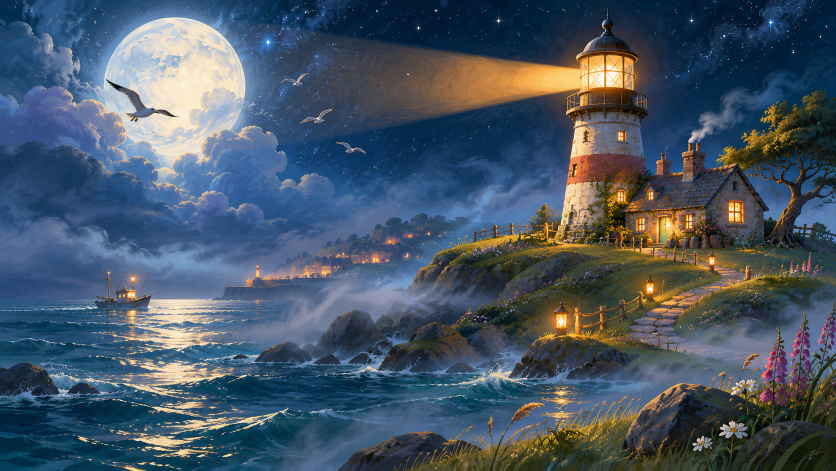
#> input picture assets-source/concept-approved.png, 1672 x 941 px (shown at 1/2 size)
$ python export.py
#> lines starting #> are read from the running program, lines starting #| are printed output that depends on the picture
"""Offline source-art export. No runtime dependency; reproducible original layers.
Uses user-approved original ChatGPT-generated concept paintings as source textures.
Run from the repository root with: python generate_assets.py
"""
from PIL import Image,ImageDraw,ImageFilter,ImageEnhance
from pathlib import Path
import math, random

ROOT=Path(__file__).resolve().parent.parent
A=ROOT/'cmd/lighthousekeeper/assets'; A.mkdir(parents=True,exist_ok=True)
R=3; random.seed(5731)
CONCEPTS=ROOT/'assets-source'
W,H=1920,1440

# Fully original repainting from approved concept colour palette and water texture.
# Sky gets its clouds and moon from an original concept, but no hero/gameplay objects.
sky=Image.new('RGBA',(W,800)); sd=ImageDraw.Draw(sky)
#> after `sky = Image.new('RGBA', (W, 800))`: sky: PIL image 1920x800 RGBA; every value is 0
for y in range(800):
 t=y/800
 sd.line((0,y,W,y),fill=(int(8+12*t),int(19+23*t),int(44+40*t),255))
# Impressionistic clusters of softened blue night clouds, seeded, separately behind gameplay objects.
cloud=Image.new('RGBA',(W,800)); cd=ImageDraw.Draw(cloud,'RGBA')
for i in range(280):
 x=random.randint(-120,2040);y=random.randint(40,680)
 rx=random.randint(32,160); ry=random.randint(10,45)
 tint=random.choice([(95,118,159,22),(86,100,154,26),(120,108,165,20),(60,102,139,26)])
 cd.ellipse((x-rx,y-ry,x+rx,y+ry),fill=tint)
cloud=cloud.filter(ImageFilter.GaussianBlur(26));sky=Image.alpha_composite(sky,cloud)
# Moon sampled from generated concept as unaltered piece of the approved art set.
moon_src=Image.open(CONCEPTS/'concept-approved.png').convert('RGBA')
# moon in source approx x(250..480), y(30..300). Soft mask cutout, then circular recrop.
moon=moon_src.crop((270,35,490,255)).resize((285,285),Image.Resampling.LANCZOS)
mask=Image.new('L',(285,285));md=ImageDraw.Draw(mask);md.ellipse((20,20,265,265),fill=245)
#> after `mask = Image.new('L', (285, 285))`: mask: PIL image 285x285 L; every value is 0
mask=mask.filter(ImageFilter.GaussianBlur(15));moon.putalpha(mask)
glow=Image.new('RGBA',(W,800));gd=ImageDraw.Draw(glow,'RGBA')
for i in range(190,0,-6):
 a=max(0,int(30*(1-i/200)**1.5))
 gd.ellipse((330-i,176-i,330+i,176+i),fill=(215,205,152,a))
glow=glow.filter(ImageFilter.GaussianBlur(24));sky=Image.alpha_composite(sky,glow)
sky.alpha_composite(moon,(185,32))
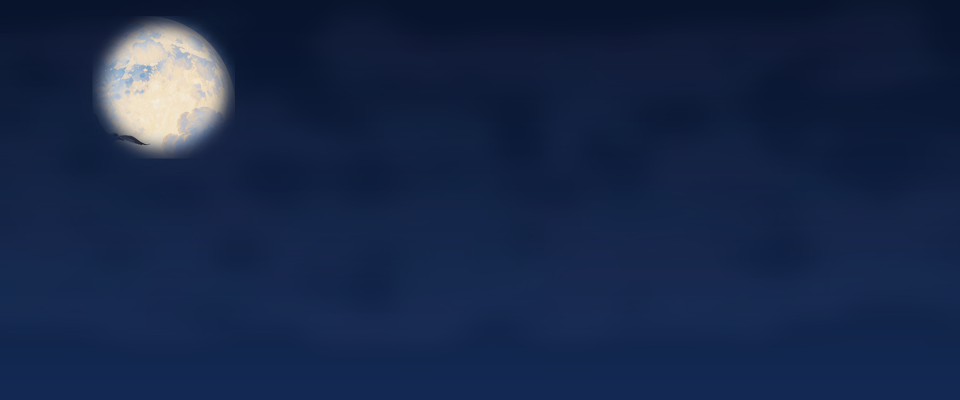
#> sky: PIL image 1920x800 RGBA (shown at 1/2 size); mean R, G, B, A 23.8, 39.4, 72.1, 255
# star field: size/brightness vary; keep calm and small.
stars=ImageDraw.Draw(sky,'RGBA')
for i in range(420):
 x=random.randrange(W);y=random.randrange(660)
 if (x-330)**2+(y-176)**2 < 160**2:continue
 radius=random.choice([1,1,1,2,2,3]); opacity=random.randint(95,240)
 stars.ellipse((x-radius,y-radius,x+radius,y+radius),fill=(221,239,253,opacity))
 if radius>=3:
  stars.line((x-7,y,x+7,y),fill=(210,224,255,opacity//2),width=1)
  stars.line((x,y-7,x,y+7),fill=(210,224,255,opacity//2),width=1)

# Sea: original hand-made textured ocean, using thousands of economical strokes pre-rendered offline.
water=Image.new('RGBA',(W,650));wd=ImageDraw.Draw(water,'RGBA')
#> after `water = Image.new('RGBA', (W, 650))`: water: PIL image 1920x650 RGBA; every value is 0
for y in range(650):
 t=y/650
 wd.line((0,y,W,y),fill=(int(12+5*t),int(55+18*t),int(81+18*t),255))
for i in range(6500):
 x=random.randrange(-10,W);y=random.randrange(650)
 width=random.randint(8,100); thickness=random.choice([1,1,2,3])
 c=random.choice([(121,178,199,39),(149,194,195,36),(9,27,54,51),(47,100,127,35),(239,217,163,12)])
 wd.arc((x,y,x+width,y+random.randint(3,14)),180,345,fill=c,width=thickness)
#> this loop made 6500 passes
#> x on passes 1 to 3: 1909, 676, 892
# moonlight shimmer left of boat route, designed to be peripheral rather than obscure the task.
for i in range(1350):
 y=random.randint(0,650);x=int(random.gauss(325+0.07*y,55+y*.08))
 if x<0 or x>=W:continue
 wd.line((x,y,x+random.randint(2,24),y),fill=(236,212,148,random.randint(10,65)),width=random.randint(1,3))
#> this loop made 1350 passes
#> (y, x) on passes 1 to 3: (191, 215), (65, 354), (327, 323)
# layered headlands and a warm distant harbour on right
scene=Image.new('RGBA',(W,H));scene.alpha_composite(sky,(0,0));scene.alpha_composite(water,(0,790))
#> after `scene = Image.new('RGBA', (W, H))`: scene: PIL image 1920x1440 RGBA; every value is 0
#> after `scene.alpha_composite(water, (0, 790))`:
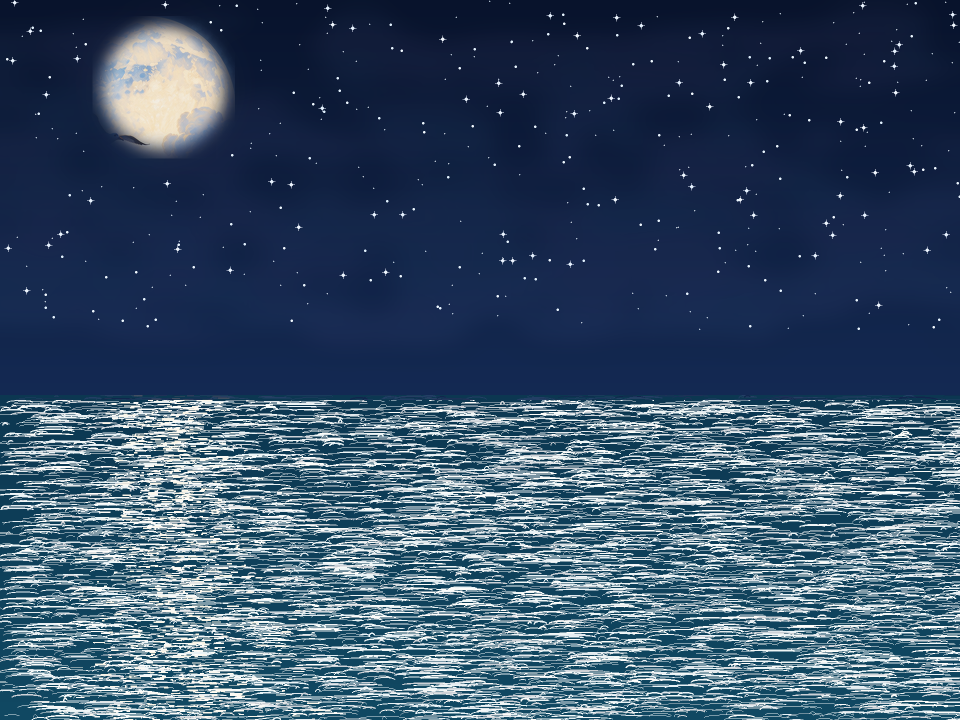
#> scene: PIL image 1920x1440 RGBA (shown at 1/2 size); mean R, G, B, A 38, 65, 90.2, 217.9; transparent parts drawn white
d=ImageDraw.Draw(scene,'RGBA')
d.polygon([(0,740),(0,650),(105,647),(190,700),(260,742),(325,795)],fill=(12,36,53,245))
d.polygon([(W,735),(W,590),(1840,620),(1780,650),(1705,670),(1630,715),(1590,765)],fill=(10,31,49,250))
# harbour shoreline and 14 warm lighted cottage silhouettes, kept outside the boat lanes
for i in range(15):
 x=1630+i*21;y=650-int((x-1630)*0.08)+random.randrange(-15,16)
 ww=random.randrange(15,32);hh=random.randrange(28,50)
 d.rectangle((x,y-hh,x+ww,y),fill=(14,33,45,255))
 d.polygon([(x-2,y-hh),(x+ww/2,y-hh-15),(x+ww+2,y-hh)],fill=(30,46,60,255))
 for u in range(2):
  xx=x+6+u*10
  d.rectangle((xx,y-hh+12,xx+4,y-hh+19),fill=(255,177,78,220))
#> this loop made 15 passes
#> (y, ww, hh) on passes 1 to 12: (645, 26, 32), (663, 20, 30), (632, 16, 30), (635, 25, 45), (633, 16, 31), (638, 22, 33), (639, 22, 49), (629, 30, 29), (635, 29, 40), (643, 24, 48), (643, 22, 38), (644, 21, 46)
# foreground rocky edges, painterly highlights
for side in [0,1]:
 for i in range(32):
  x=random.randint(-100,140) if side==0 else random.randint(1790,2020)
  y=random.randint(970,1560)
  rx=random.randint(30,140);ry=random.randint(22,115)
  col=random.choice([(23,43,54,255),(30,53,62,255),(39,59,66,255),(15,39,51,255)])
  d.ellipse((x-rx,y-ry,x+rx,y+ry),fill=col)
  d.arc((x-rx,y-ry,x+rx,y+ry),215,325,fill=(113,130,121,80),width=3)
# lighthouse foundation and harbour mouth are built as dynamically separate gameplay layers.
scene.convert('RGB').save(A/'seascape.jpg',quality=90,optimize=True,subsampling=0)

# Reusable transparent art sprites, designed at higher-than-logical resolution.
def new_asset(w,h):return Image.new('RGBA',(w,h)),ImageDraw.Draw(Image.new('RGBA',(1,1)))
def save_asset(im,name):im.save(A/name,optimize=True)
# lighthouse at foot of screen; lamp top aligned with coordinate anchor.
L=Image.new('RGBA',(410,630)); d=ImageDraw.Draw(L,'RGBA')
#> after `L = Image.new('RGBA', (410, 630))`: L: PIL image 410x630 RGBA; every value is 0
d.ellipse((50,540,370,625),fill=(10,24,35,200))
d.polygon([(143,530),(258,530),(238,130),(167,130)],fill=(205,199,173,255))
for j in range(38):
 y=140+j*10;x1=167-int(j*.63);x2=238+int(j*.53)
 d.line((x1,y,x2,y),fill=(random.choice([(121,123,119,43),(225,223,194,45),(74,100,107,35)])),width=random.randint(1,3))
d.polygon([(165,355),(242,355),(239,390),(164,390)],fill=(138,68,49,255))
d.polygon([(164,466),(253,466),(256,491),(158,491)],fill=(148,64,49,255))
# Door and warmly lit windows
d.rounded_rectangle((185,465,222,531),radius=15,fill=(38,45,55,255),outline=(247,203,117,220),width=3)
for y in (250,350,432):
 d.rounded_rectangle((190,y,213,y+30),radius=7,fill=(255,183,66,250),outline=(76,48,37,255),width=4)
 d.line((200,y,200,y+30),fill=(113,72,48,220),width=2)
# Lantern and broad copper dome
d.rectangle((156,118,252,151),fill=(55,50,48,255))
d.rounded_rectangle((167,56,242,126),radius=12,fill=(255,202,102,240),outline=(91,65,47,255),width=8)
d.polygon([(160,66),(174,34),(199,16),(228,35),(250,66)],fill=(105,68,54,255))
d.line((200,16,200,0),fill=(179,159,101,255),width=5)
for x in (184,205,227): d.line((x,57,x,124),fill=(87,65,44,200),width=5)
d.ellipse((188,78,217,109),fill=(255,246,191,255))
# lamp anchor at image position (205,95) -> screen coordinate (480,640)
save_asset(L,'lighthouse.png')
#> in save_asset, `def save_asset(im,name):im.save(A/name,optimize=True)`:
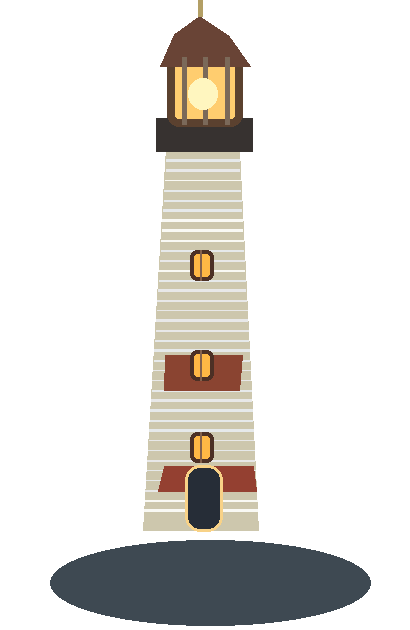
#> saved as lighthouse.png: PIL image 410x630 RGBA; mean R, G, B, A 30.2, 28.5, 25.1, 57.2; transparent parts drawn white

# Boat 120x85, translucent wake is drawn by renderer, vessel reads distinctly at small scale.
B=Image.new('RGBA',(176,120));d=ImageDraw.Draw(B,'RGBA')
#> after `B = Image.new('RGBA', (176, 120))`: B: PIL image 176x120 RGBA; every value is 0
d.ellipse((13,82,162,108),fill=(150,213,227,43))
d.polygon([(12,54),(151,53),(135,90),(35,92)],fill=(23,45,65,255))
d.polygon([(14,53),(149,52),(135,75),(35,79)],fill=(140,57,48,255))
d.polygon([(25,44),(130,44),(155,57),(12,58)],fill=(214,197,139,255))
d.rounded_rectangle((61,12,114,52),radius=6,fill=(243,215,162,255),outline=(54,68,77,255),width=4)
d.rectangle((67,19,85,39),fill=(255,202,83,255));d.rectangle((91,19,107,39),fill=(255,202,83,255))
d.line((118,52,124,5),fill=(211,202,160,255),width=4);d.polygon([(124,7),(124,40),(142,36)],fill=(213,80,62,255))
for i in range(13):
 x=random.randrange(30,152);y=random.randint(59,70)
 d.line((x,y,x+random.randint(2,6),y),fill=(253,221,157,100),width=2)
#> this loop made 13 passes
#> (x, y) on passes 1 to 12: (146, 66), (86, 60), (107, 60), (143, 62), (82, 66), (127, 63), (38, 59), (98, 62), (129, 63), (110, 60), (39, 65), (56, 62)
save_asset(B,'boat.png')
#> call 2 of save_asset, with name = 'boat.png'
#> in save_asset (call 2), `def save_asset(im,name):im.save(A/name,optimize=True)`:
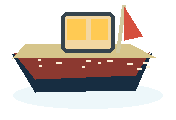
#> saved as boat.png: PIL image 176x120 RGBA; mean R, G, B, A 71.3, 65.7, 57.7, 99.7; transparent parts drawn white

# Parchment panel visual used by book, harbour log, and overlays; local illustration, no UI framework.
P=Image.new('RGBA',(1500,1030));d=ImageDraw.Draw(P,'RGBA')
#> after `P = Image.new('RGBA', (1500, 1030))`: P: PIL image 1500x1030 RGBA; every value is 0
d.rounded_rectangle((28,25,1470,1004),radius=90,fill=(222,195,143,245),outline=(115,77,51,255),width=20)
for i in range(16):
 d.rounded_rectangle((36+i,33+i,1463-i,996-i),radius=75,outline=(157,124,72,30),width=2)
for x in range(100,1430,16):
 y=random.randrange(80,950)
 d.line((x,y,x+random.randrange(4,30),y+random.randrange(-5,6)),fill=(115,94,57,random.randrange(5,35)),width=2)
#> this loop made 84 passes
#> y on passes 1 to 12: 106, 125, 228, 227, 502, 569, 248, 379, 413, 126, 613, 128
d.line((749,55,749,966),fill=(139,111,79,115),width=6)
save_asset(P,'parchment.png')

# Light cones are encoded once in texture, resized/rotated by Ebitengine at runtime.
BW,BH=490,850
beam=Image.new('RGBA',(BW,BH));px=beam.load()
#> after `beam = Image.new('RGBA', (BW, BH))`: beam: PIL image 490x850 RGBA; every value is 0
for y in range(BH):
 travel=1-y/(BH-1)
 half=max(6,travel*BW*.45)
 for x in range(BW):
  dist=abs(x-BW/2)/half
  # unlit outside and feathered edge; centre attenuates with distance
  if dist>=1:continue
  alpha=int(52*max(0,1-dist**3)**1.3*(.36+.64*(1-travel*.75)))
  px[x,y]=(255,207,121,alpha)
save_asset(beam,'beam.png')

fog=Image.new('RGBA',(360,230));pix=fog.load()
#> after `fog = Image.new('RGBA', (360, 230))`: fog: PIL image 360x230 RGBA; every value is 0
for y in range(230):
 for x in range(360):
  r=((x-180)/180)**2+((y-115)/115)**2
  if r<1:pix[x,y]=(204,222,237,int(125*(1-r)**2))
save_asset(fog,'fog.png')
#> in save_asset (call 5), `def save_asset(im,name):im.save(A/name,optimize=True)`:
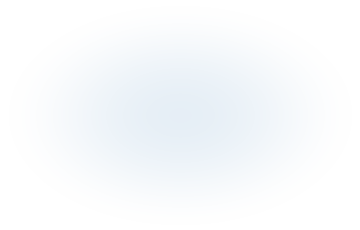
#> saved as fog.png: PIL image 360x230 RGBA; mean R, G, B, A 160.1, 174.3, 186, 32.3; transparent parts drawn white

# Six originals, consistent art style / recognisable silhouettes; one atlas and named boxes.
S=Image.new('RGBA',(900,360));d=ImageDraw.Draw(S,'RGBA')
#> after `S = Image.new('RGBA', (900, 360))`: S: PIL image 900x360 RGBA; every value is 0
# Whale
ox=0
for i in range(10):
 d.arc((ox+18+i,125+i,ox+150-i,213-i),170,352,fill=(95+i*4,175+i*2,193,145),width=3)
d.ellipse((ox+38,137,ox+154,200),fill=(51,114,145,255));d.polygon([(ox+45,170),(ox+12,141),(ox+30,200)],fill=(52,113,143,255))
d.polygon([(ox+110,167),(ox+152,134),(ox+143,187)],fill=(45,100,137,255))
d.ellipse((ox+118,155,ox+127,162),fill=(239,220,169,255))
for i in range(3): d.arc((ox+75+i*8,91-i*5,ox+111+i*10,136),205,305,fill=(169,219,233,220),width=4)
# shooting star
ox=150;d.line((ox+15,202,ox+114,121),fill=(245,209,130,180),width=16)
d.line((ox+30,204,ox+125,123),fill=(255,246,192,230),width=5)
star=[(ox+126+35*math.cos(i*math.pi/5-math.pi/2)*(1 if i%2==0 else .44),125+35*math.sin(i*math.pi/5-math.pi/2)*(1 if i%2==0 else .44))for i in range(10)]
d.polygon(star,fill=(255,230,147,255))
# seal
ox=300;d.ellipse((ox+35,156,ox+144,211),fill=(122,151,163,255));d.ellipse((ox+83,116,ox+150,178),fill=(143,162,171,255))
d.ellipse((ox+126,143,ox+136,152),fill=(20,39,52,255));d.ellipse((ox+143,158,ox+149,164),fill=(40,55,62,255))
d.polygon([(ox+35,175),(ox+9,160),(ox+13,197),(ox+41,193)],fill=(98,135,150,255))
for j in range(3):d.line((ox+135,161+j*4,ox+160,153+j*8),fill=(227,227,208,220),width=2)
# jellyfish
ox=450;d.pieslice((ox+24,101,ox+150,209),180,360,fill=(153,155,225,245),outline=(223,204,243,255),width=4)
for x in range(43,148,20):d.arc((ox+x,179,ox+x+17,259),15,180,fill=(182,180,241,235),width=6)
# owl
ox=600;d.ellipse((ox+39,114,ox+136,214),fill=(143,112,80,255))
d.polygon([(ox+42,132),(ox+34,98),(ox+71,114)],fill=(143,112,80,255));d.polygon([(ox+101,115),(ox+135,96),(ox+133,142)],fill=(143,112,80,255))
for x in (67,112):d.ellipse((ox+x-20,139,ox+x+14,173),fill=(237,216,163,255));d.ellipse((ox+x-5,147,ox+x+5,162),fill=(36,53,59,255))
d.polygon([(ox+83,171),(ox+102,173),(ox+92,191)],fill=(245,184,95,255))
# ferry
ox=750;d.polygon([(ox+10,177),(ox+149,176),(ox+126,209),(ox+37,210)],fill=(231,207,173,255))
d.rounded_rectangle((ox+54,130,ox+125,178),radius=6,fill=(239,229,184,255),outline=(100,117,131,255),width=4)
for x in range(65,124,19):d.rectangle((ox+x,146,ox+x+10,161),fill=(255,189,97,255))
d.line((ox+92,131,ox+92,103),fill=(194,181,135,255),width=4)
save_asset(S,'sightings.png')
#> in save_asset (call 6), `def save_asset(im,name):im.save(A/name,optimize=True)`:
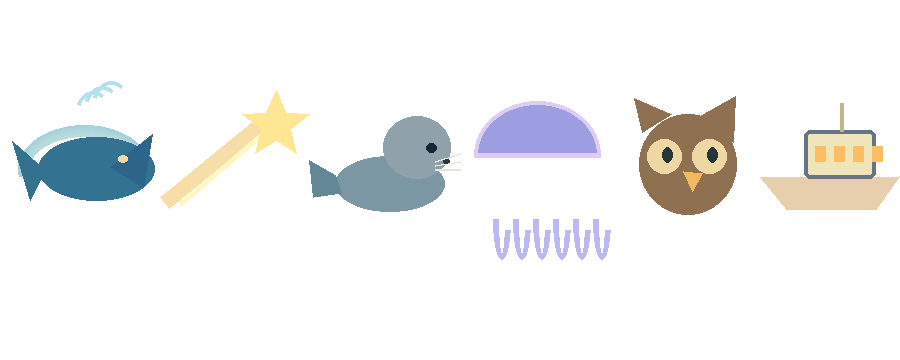
#> saved as sightings.png: PIL image 900x360 RGBA; mean R, G, B, A 21.6, 22.2, 21.9, 34; transparent parts drawn white
# The title uses the approved painting only as title artwork; movable gameplay
# boat and beam are separately authored and never baked into the play scene.
concept=Image.open(CONCEPTS/'concept-approved.png').convert('RGB')
#> concept is the input picture: PIL image 1672x941 RGB; mean R, G, B 71.4, 86.3, 101.5
w,h=concept.size; cw=int(h*4/3)
#> after `w, h = concept.size`: w = 1672; h = 941
#> after `cw = int(h * 4 / 3)`: cw = 1254
concept=concept.crop(((w-cw)//2,0,(w+cw)//2,h)).resize((1920,1440),Image.Resampling.LANCZOS)
#> concept: PIL image 1920x1440 RGB
concept=ImageEnhance.Brightness(concept).enhance(.78)
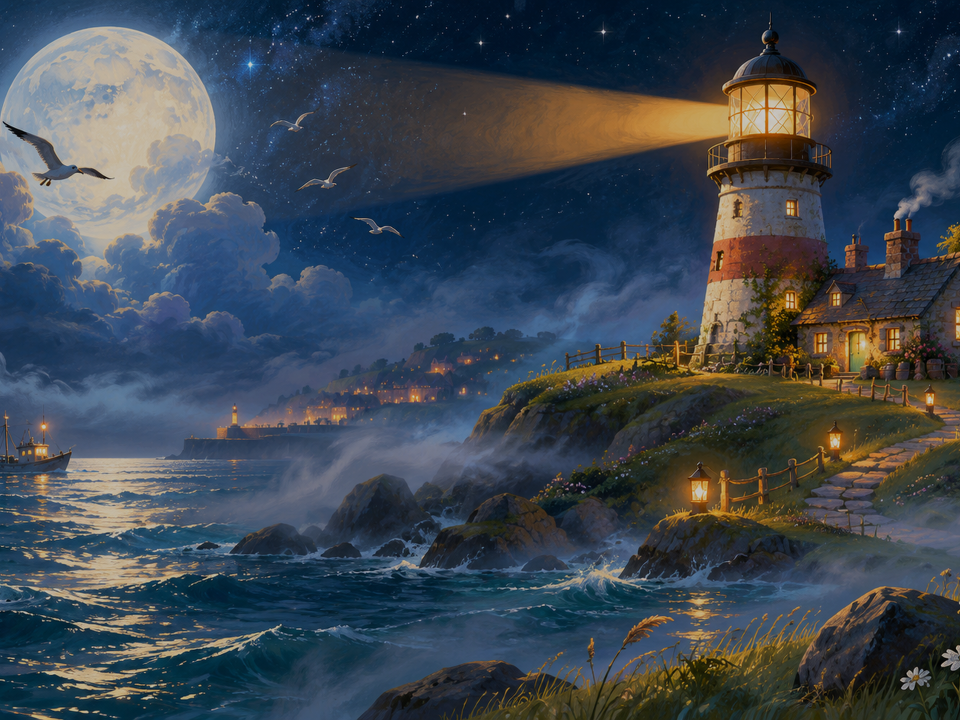
#> concept: PIL image 1920x1440 RGB (shown at 1/2 size); mean R, G, B 60.8, 70.6, 80.5
concept.save(A/'title_art.jpg',quality=87,optimize=True,subsampling=0)
print('Assets:',[(p.name,round(p.stat().st_size/1024)) for p in A.iterdir()])
